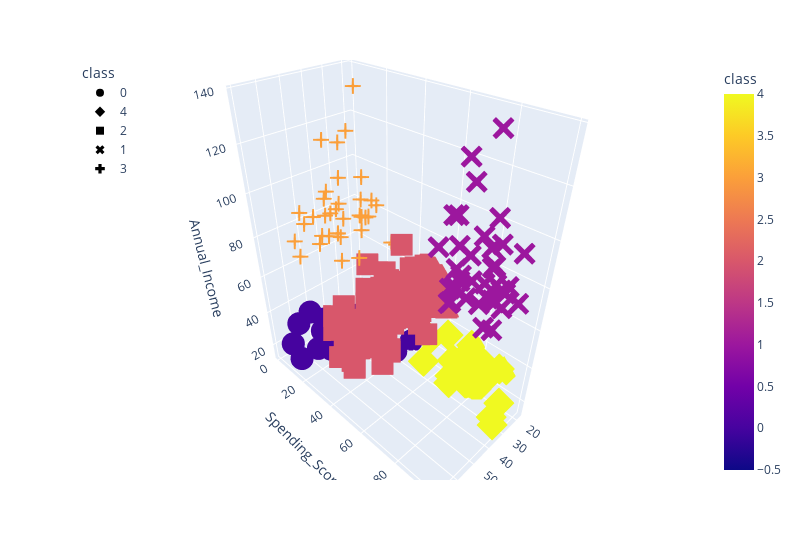

Notebook code cell kept with this figure:
### Code cell
# create 3d plot for 5 clusters
fig = px.scatter_3d(
    five_clusters,
    x='Age',
    y='Spending_Score',
    z='Annual_Income',
    color='class',
    symbol='class',
    width=800
)
fig.update_layout(legend=dict(x=0,y=1))
fig.show()

### Figure 1 — Plotly figure (JSON) as saved in the notebook; plotly's stock layout.template omitted (floating-point values rounded to 4 significant figures)
{"data": [{"hovertemplate": "class=%{marker.color}<br>Age=%{x}<br>Spending_Score=%{y}<br>Annual_Income=%{z}<extra></extra>", "legendgroup": "0", "marker": {"color": [0, 0, 0, 0, 0, 0, 0, 0, 0, 0, 0, 0, 0, 0, 0, 0, 0, 0, 0, 0, 0, 0, 0], "coloraxis": "coloraxis", "symbol": "circle"}, "mode": "markers", "name": "0", "scene": "scene", "showlegend": true, "type": "scatter3d", "x": [19, 20, 31, 35, 64, 67, 58, 37, 35, 52, 35, 46, 54, 45, 40, 60, 53, 49, 42, 36, 65, 48, 49], "y": [39, 6, 40, 6, 3, 14, 15, 13, 35, 29, 35, 5, 14, 32, 31, 4, 4, 14, 17, 26, 35, 36, 28], "z": [15, 16, 17, 18, 19, 19, 20, 20, 21, 23, 24, 25, 28, 28, 29, 30, 33, 33, 34, 37, 38, 39, 39]}, {"hovertemplate": "class=%{marker.color}<br>Age=%{x}<br>Spending_Score=%{y}<br>Annual_Income=%{z}<extra></extra>", "legendgroup": "4", "marker": {"color": [4, 4, 4, 4, 4, 4, 4, 4, 4, 4, 4, 4, 4, 4, 4, 4, 4, 4, 4, 4, 4, 4, 4], "coloraxis": "coloraxis", "symbol": "diamond"}, "mode": "markers", "name": "4", "scene": "scene", "showlegend": true, "type": "scatter3d", "x": [21, 23, 22, 23, 30, 35, 24, 22, 20, 35, 25, 31, 29, 35, 23, 21, 18, 21, 30, 20, 24, 31, 24], "y": [81, 77, 76, 94, 72, 99, 77, 79, 66, 98, 73, 73, 82, 61, 87, 73, 92, 81, 73, 75, 92, 61, 65], "z": [15, 16, 17, 18, 19, 19, 20, 20, 21, 23, 24, 25, 28, 28, 29, 30, 33, 33, 34, 37, 38, 39, 39]}, {"hovertemplate": "class=%{marker.color}<br>Age=%{x}<br>Spending_Score=%{y}<br>Annual_Income=%{z}<extra></extra>", "legendgroup": "2", "marker": {"color": [2, 2, 2, 2, 2, 2, 2, 2, 2, 2, 2, 2, 2, 2, 2, 2, 2, 2, 2, 2, 2, 2, 2, 2, 2, 2, 2, 2, 2, 2, 2, 2, 2, 2, 2, 2, 2, 2, 2, 2, 2, 2, 2, 2, 2, 2, 2, 2, 2, 2, 2, 2, 2, 2, 2, 2, 2, 2, 2, 2, 2, 2, 2, 2, 2, 2, 2, 2, 2, 2, 2, 2, 2, 2, 2, 2, 2, 2, 2], "coloraxis": "coloraxis", "symbol": "square"}, "mode": "markers", "name": "2", "scene": "scene", "showlegend": true, "type": "scatter3d", "x": [50, 27, 29, 31, 49, 33, 31, 59, 50, 47, 51, 69, 27, 53, 70, 19, 67, 54, 63, 18, 43, 68, 19, 32, 70, 47, 60, 60, 59, 26, 45, 40, 23, 49, 57, 38, 67, 46, 21, 48, 55, 22, 34, 50, 68, 18, 48, 40, 32, 24, 47, 27, 48, 20, 23, 49, 67, 26, 49, 21, 66, 54, 68, 66, 65, 19, 38, 19, 18, 19, 63, 49, 51, 50, 27, 38, 40, 43, 28], "y": [55, 47, 42, 42, 52, 60, 54, 60, 45, 41, 50, 46, 51, 46, 56, 55, 52, 59, 51, 59, 50, 48, 59, 47, 55, 42, 49, 56, 47, 54, 53, 48, 52, 42, 51, 55, 41, 44, 57, 46, 58, 55, 60, 46, 55, 41, 49, 40, 42, 52, 47, 50, 42, 49, 41, 48, 59, 55, 56, 42, 50, 46, 43, 48, 52, 54, 42, 46, 48, 50, 43, 59, 43, 57, 56, 40, 58, 35, 40], "z": [40, 40, 40, 40, 42, 42, 43, 43, 43, 43, 44, 44, 46, 46, 46, 46, 47, 47, 48, 48, 48, 48, 48, 48, 49, 49, 50, 50, 54, 54, 54, 54, 54, 54, 54, 54, 54, 54, 54, 54, 57, 57, 58, 58, 59, 59, 60, 60, 60, 60, 60, 60, 61, 61, 62, 62, 62, 62, 62, 62, 63, 63, 63, 63, 63, 63, 64, 64, 65, 65, 65, 65, 67, 67, 67, 67, 69, 71, 76]}, {"hovertemplate": "class=%{marker.color}<br>Age=%{x}<br>Spending_Score=%{y}<br>Annual_Income=%{z}<extra></extra>", "legendgroup": "1", "marker": {"color": [1, 1, 1, 1, 1, 1, 1, 1, 1, 1, 1, 1, 1, 1, 1, 1, 1, 1, 1, 1, 1, 1, 1, 1, 1, 1, 1, 1, 1, 1, 1, 1, 1, 1, 1, 1, 1, 1, 1], "coloraxis": "coloraxis", "symbol": "x"}, "mode": "markers", "name": "1", "scene": "scene", "showlegend": true, "type": "scatter3d", "x": [39, 31, 40, 38, 39, 31, 29, 32, 35, 32, 32, 28, 32, 34, 39, 38, 27, 30, 30, 29, 31, 36, 33, 32, 28, 36, 30, 27, 35, 32, 29, 30, 28, 36, 32, 38, 35, 32, 30], "y": [91, 77, 95, 75, 75, 71, 88, 73, 72, 93, 87, 97, 74, 90, 88, 76, 89, 78, 73, 83, 93, 75, 95, 63, 75, 92, 86, 69, 90, 86, 88, 97, 68, 85, 69, 91, 79, 74, 83], "z": [69, 70, 71, 71, 71, 72, 73, 73, 74, 75, 76, 77, 77, 78, 78, 78, 78, 78, 78, 79, 81, 85, 86, 87, 87, 87, 88, 88, 93, 97, 98, 99, 101, 103, 103, 113, 120, 126, 137]}, {"hovertemplate": "class=%{marker.color}<br>Age=%{x}<br>Spending_Score=%{y}<br>Annual_Income=%{z}<extra></extra>", "legendgroup": "3", "marker": {"color": [3, 3, 3, 3, 3, 3, 3, 3, 3, 3, 3, 3, 3, 3, 3, 3, 3, 3, 3, 3, 3, 3, 3, 3, 3, 3, 3, 3, 3, 3, 3, 3, 3, 3, 3, 3], "coloraxis": "coloraxis", "symbol": "cross"}, "mode": "markers", "name": "3", "scene": "scene", "showlegend": true, "type": "scatter3d", "x": [23, 59, 47, 25, 20, 44, 19, 57, 25, 48, 34, 43, 44, 47, 37, 34, 56, 19, 50, 42, 36, 40, 36, 52, 58, 59, 37, 46, 41, 54, 41, 34, 33, 47, 45, 32], "y": [29, 11, 9, 34, 5, 7, 10, 5, 12, 36, 22, 17, 20, 16, 1, 1, 35, 5, 26, 20, 27, 13, 10, 13, 15, 14, 32, 15, 39, 24, 17, 23, 8, 16, 28, 18], "z": [70, 71, 71, 72, 73, 73, 74, 75, 77, 77, 78, 78, 78, 78, 78, 78, 79, 81, 85, 86, 87, 87, 87, 88, 88, 93, 97, 98, 99, 101, 103, 103, 113, 120, 126, 137]}], "layout": {"coloraxis": {"colorbar": {"title": {"text": "class"}}, "colorscale": [[0, "#0d0887"], [0.1111, "#46039f"], [0.2222, "#7201a8"], [0.3333, "#9c179e"], [0.4444, "#bd3786"], [0.5556, "#d8576b"], [0.6667, "#ed7953"], [0.7778, "#fb9f3a"], [0.8889, "#fdca26"], [1, "#f0f921"]]}, "legend": {"title": {"text": "class"}, "tracegroupgap": 0, "x": 0, "y": 1}, "margin": {"t": 60}, "scene": {"domain": {"x": [0, 1], "y": [0, 1]}, "xaxis": {"title": {"text": "Age"}}, "yaxis": {"title": {"text": "Spending_Score"}}, "zaxis": {"title": {"text": "Annual_Income"}}}, "width": 800}}
